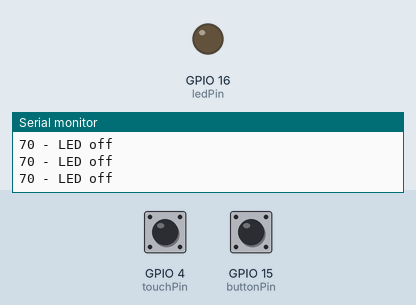
This sketch was run on a simulated ESP32. Shown: output pins drawn as LEDs (lit = HIGH), the last lines printed to the serial monitor. The test bench sets the inputs (shaded band); at power-on: GPIO 4 (touchPin) HIGH, GPIO 15 (buttonPin) LOW.

Above: at 2.2 s.
2.3 s: GPIO 4 (touchPin) pulled LOW for 0.15 s
At 2.4 s:
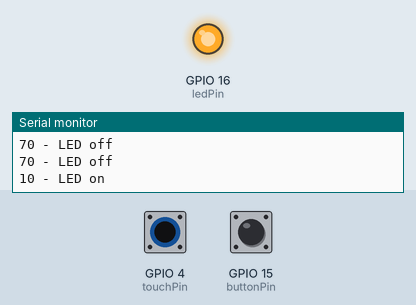
4.0 s: GPIO 4 (touchPin) pulled LOW for 3.2 s
At 8.6 s:
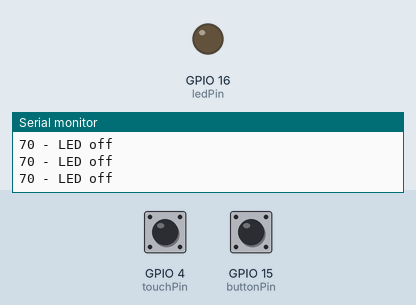
Timing chart, 0 to 10.1 s (numbered marks = the images above; inputs shaded):
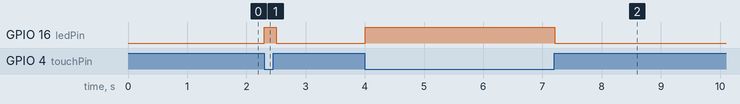

The sketch:

IoT03-ac.ino
```cpp
// set pin numbers
const int touchPin = 4;
const int ledPin = 16;
const int buttonPin = 15;

// change with your threshold value
const int threshold = 20;
// variable for storing the touch pin value
int touchValue;
int buttonState = 0;
int pauseState = 0;

void setup() {
  Serial.begin(115200);
  delay(1000); // time to bring up serial monitor
  // initialize the LED pin as an output:
  pinMode (ledPin, OUTPUT);
  pinMode (touchPin, INPUT);
  pinMode(buttonPin, INPUT);
}

void loop() {

  if (!pauseState) {
      // read the state of the pushbutton value:
      touchValue = touchRead(touchPin);
      Serial.print(touchValue);
      // check if the touchValue below the threshold
      // if it is, set ledPin to HIGH
      if(touchValue < threshold) {
      // turn LED on
          digitalWrite(ledPin, HIGH);
          Serial.println(" - LED on");
      }
      else {
      // turn LED off
          digitalWrite(ledPin, LOW);
          Serial.println(" - LED off");
      }
  }

  // toggle pause state if button pressed
  buttonState = digitalRead(buttonPin);
  if (buttonState == HIGH) {
      delay(50);     // skip glitch
      do {
          buttonState = digitalRead(buttonPin);
      }
      while (buttonState == HIGH);  // do nothing while pressed
      pauseState = pauseState ^ 1;      // toggle pause state
  }
  delay(100);
}
```

Measured:
- after the input at 2.3 s, GPIO 16 (ledPin): LOW → HIGH at once, → LOW 0.20 s later
- after the input at 4.0 s, GPIO 16 (ledPin): LOW → HIGH at once, → LOW 3.2 s later
